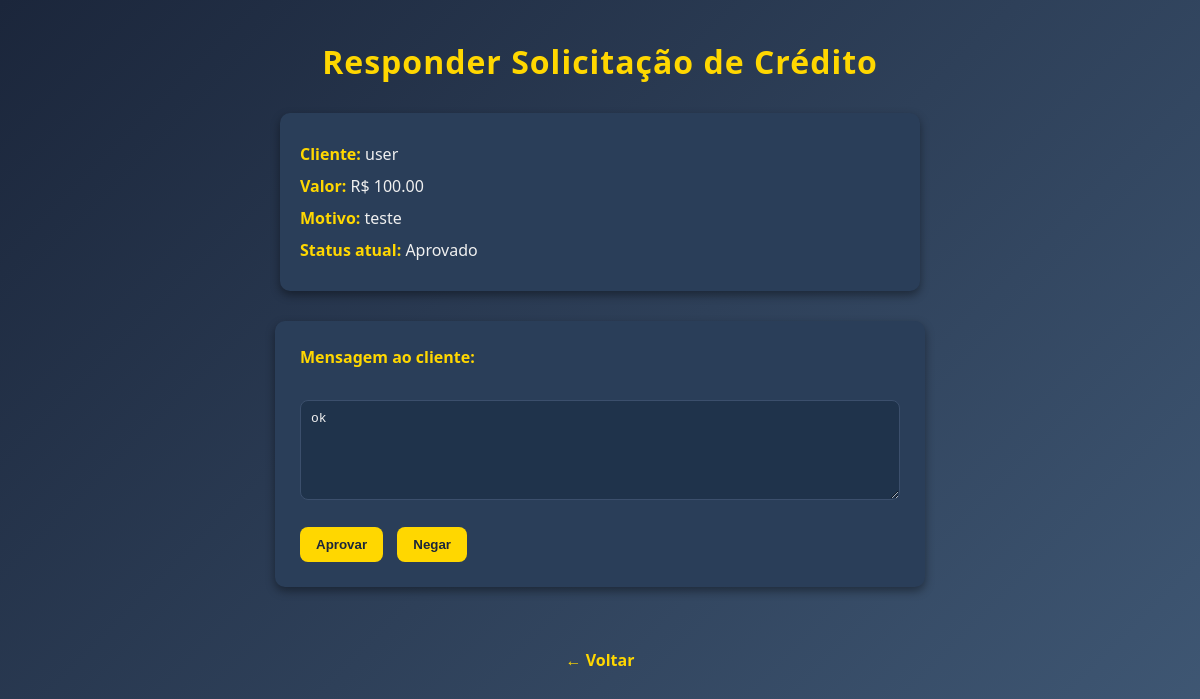
/users/solicitacoes/8/, run on the app's committed database.
### users/models.py (models this page shows, shortened)
class SolicitacaoCredito(models.Model):
    STATUS_CHOICES = [
        ('pendente', 'Pendente'),
        ('aprovado', 'Aprovado'),
        ('negado', 'Negado'),
    ]
    cliente = models.ForeignKey(
        Cliente,
        on_delete=models.CASCADE,
        related_name='solicitacoes'
    )
    gerente = models.ForeignKey(
        Gerente,
        on_delete=models.SET_NULL,
        null=True,
        blank=True,
        related_name='solicitacoes_recebidas'
    )
    valor = models.DecimalField(max_digits=10, decimal_places=2)
    motivo = models.TextField()
    data_solicitacao = models.DateTimeField(auto_now_add=True)
    status = models.CharField(max_length=10, choices=STATUS_CHOICES, default='pendente')
    resposta_gerente = models.TextField(blank=True, null=True)

class Cliente(models.Model):
    gerente_responsavel = models.ForeignKey(
        Gerente,
        on_delete=models.SET_NULL,
        null=True,
        blank=True,
        related_name="clientes"
    )
    numero_da_conta = models.CharField(
        max_length=20,
        unique=True,
        default=gerar_numero_conta
    )
    cpf = models.CharField(max_length=14, unique=True, validators=[cpf_validator])
    username = models.CharField(max_length=150)
    email = models.EmailField(unique=True)
    password = models.CharField(max_length=128)
    data_de_nascimento = models.DateField()
    telefone = models.CharField(max_length=14, validators=[telefone_validator])
    data_de_cadastro = models.DateTimeField(auto_now_add=True)
    saldo = models.DecimalField(max_digits=10, decimal_places=2, default=0.00)
    tipo_de_conta = models.CharField(
        max_length=20,
        choices=[
            ('corrente', 'Conta Corrente'),
            ('poupanca', 'Conta Poupança'),
            ('salario', 'Conta Salário'),
        ]
    )
    status_conta = models.CharField(max_length=20, default='ativa')
    admUser = models.BooleanField(default=False)
    creditos = models.DecimalField(max_digits=10, decimal_places=2, default=0.00)

### users/views.py (the view, shortened to what this page needs)
# urls.py: path('solicitacoes/<int:solicitacao_id>/', views.responder_solicitacao, name='responder_solicitacao'),
def responder_solicitacao(request, solicitacao_id):
    solicitacao = get_object_or_404(SolicitacaoCredito, id=solicitacao_id)
    return render(request, 'users/perfil/gerente/responder_solicitacao.html', {'solicitacao': solicitacao})

### templates/users/perfil/gerente/responder_solicitacao.html (shortened to what this page needs)
<!DOCTYPE html>
<html lang="pt-BR">
<head>
    {% load static %}
    <link rel="stylesheet" href="{% static 'perfil/gerente/responder_solicitacao/style.css' %}">
</head>
<body>
    <h1>Responder Solicitação de Crédito</h1>
    <div>
        <p><strong>Cliente:</strong> {{ solicitacao.cliente.username }}</p>
        <p><strong>Valor:</strong> R$ {{ solicitacao.valor }}</p>
        <p><strong>Motivo:</strong> {{ solicitacao.motivo }}</p>
        <p><strong>Status atual:</strong> {{ solicitacao.status|title }}</p>
    </div>
    <form method="post">
        <label for="resposta">Mensagem ao cliente:</label><br>
        <textarea name="resposta" rows="4" cols="40">{{ solicitacao.resposta_gerente }}</textarea><br><br>
        <button type="submit" name="acao" value="aprovar">Aprovar</button>
        <button type="submit" name="acao" value="negar">Negar</button>
    </form>
    <br>
    <a href="{% url 'users:lista_solicitacoes_gerente' %}">← Voltar</a>
</body>
</html>

### static/perfil/gerente/responder_solicitacao/style.css (style rules this page uses)
body { background: linear-gradient(135deg, #1B263B, #415A77); font-family: 'Segoe UI', Tahoma, Geneva, Verdana, sans-serif; color: #c6c6c6; margin: 0; padding: 0; min-height: 100vh; }
h1 { text-align: center; color: #FFD700; margin-top: 40px; margin-bottom: 30px; font-size: 2em; letter-spacing: 1px; }
div { width: 80%; max-width: 600px; margin: 0 auto 30px auto; background-color: #2A3E59; padding: 20px; border-radius: 10px; box-shadow: 0 4px 10px rgba(0,0,0,0.4); animation: fadeIn 0.6s ease-in-out; }
div p { margin: 10px 0; font-size: 1em; color: #F0F0F0; }
div strong { color: #FFD700; }
form { width: 80%; max-width: 600px; margin: 0 auto; background-color: #2A3E59; padding: 25px; border-radius: 10px; box-shadow: 0 4px 10px rgba(0,0,0,0.4); animation: fadeIn 0.6s ease-in-out; }
label { display: block; margin-bottom: 10px; color: #FFD700; font-weight: 600; }
textarea { width: 100%; background-color: #1F334B; color: #F0F0F0; border: 1px solid #3B4F6C; border-radius: 8px; padding: 10px; resize: vertical; font-size: 1em; min-height: 100px; box-sizing: border-box; transition: border-color 0.3s; }
button { background-color: #FFD700; border: none; color: #1B263B; padding: 10px 16px; border-radius: 8px; font-weight: bold; cursor: pointer; margin-right: 10px; transition: background-color 0.3s, transform 0.2s; }
a { display: block; text-align: center; margin: 40px auto 20px auto; color: #FFD700; text-decoration: none; font-weight: bold; transition: color 0.3s; }

### data on the page
SolicitacaoCredito: cliente.username "user", valor "100.00", motivo "teste", status "Aprovado", resposta "ok"
